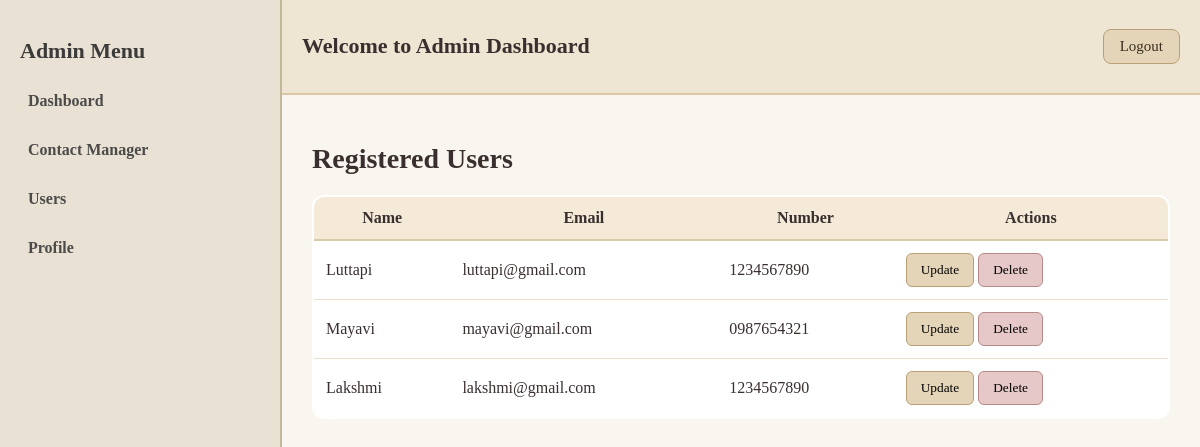
/userslist/, run on an earlier commit of the app's database.
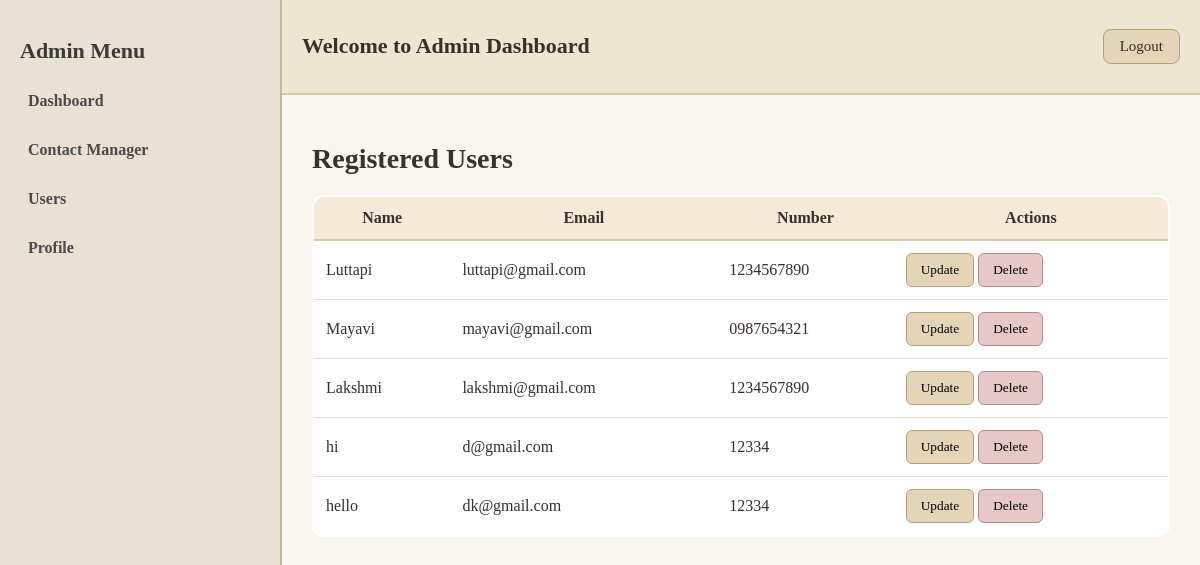
And on a later commit of the database.
### contacts/models.py (models this page shows)
class User(AbstractUser):
    phonenumber = models.CharField(max_length=20,blank=True,null=True)

### contacts/views.py (the view)
# urls.py: path('userslist/',views.userslist,name='userslist'),
def userslist(request):
    users_only = User.objects.filter(is_superuser=False)
    userslist = []
    for user in users_only:
        contact = user.contacts.first() if hasattr(user, 'contacts') else None
        userslist.append({
            'user_id':user.id,
            'username':user.username,
            'email':user.email,
            'phone':user.phonenumber if user.phonenumber else None,
            'contact_id':contact.id if contact else 0,
            'super_user':user.is_superuser,
        })
    return render(request,'userslist.html',{'userslist':userslist})

### contacts/templates/userslist.html (shortened to what this page needs)
{% load static %}
<!DOCTYPE html>
<html lang="en">
<head>
    <link rel="stylesheet" href="{% static 'css/userslist.css' %}">
</head>
<body>
    <div class="dashboard">
        <aside class="sidebar">
            <h2>Admin Menu</h2>
            <ul>
                <li><a href="{% url 'admindashboard' %}">Dashboard</a></li>
                <li><a href="{% url 'contactlist' %}">Contact Manager</a></li>
                <li><a href="{% url 'userslist' %}">Users</a></li>
                <li><a href="{% url 'profile' %}">Profile</a></li>
            </ul>
        </aside>
        <div class="main">
            <nav class="topnav">
                <h1>Welcome to Admin Dashboard</h1>
                <a href="{% url 'login' %}" class="logout-btn">Logout</a>
            </nav>
            <div class="content">
                <h1>Registered Users</h1>
                <table class="user-table">
                    <thead>
                        <tr>
                            <th>Name</th>
                            <th>Email</th>
                            <th>Number</th>
                            <th>Actions</th>
                        </tr>
                    </thead>
                    <tbody>
                        {% for x in userslist %}
                        <tr>
                            <td>{{ x.username }}</td>
                            <td>{{ x.email }}</td>
                            <td>{{ x.phone }}</td>
                            <td>
                                <a href="{% url 'update_user' x.user_id %}"><button class="update-btn">Update</button></a>
                                <a href="{% url 'delete_user' x.user_id %}"><button class="delete-btn">Delete</button></a>
                            </td>
                        </tr>
                        {% endfor %}
                    </tbody>
                </table>
            </div>
        </div>
    </div>
</body>
</html>

What changed in the data, as far as the page shows it:
added User: username "hi", email "d@gmail.com", phone "12334"
added User: username "hello", email "dk@gmail.com", phone "12334"
Also different on the page:
new list line: "Update Delete"
